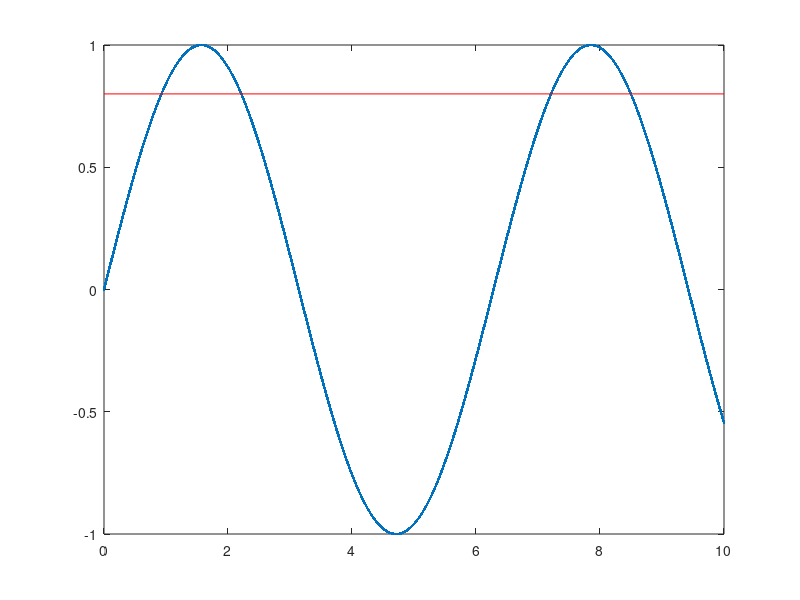

The MATLAB source for this figure:
clc , clearvars, close all

%parameters
max_x =10;
x= linspace (0,max_x,10000000);
y= sin(x);
y_check = 0.8;


%actions
plot(x,y,'.') , hold on , plot([0 max_x], [y_check y_check],'-r')
y_greater = y> y_check;

%outputs
FinalPercent = sum (y_greater) / length(y)
sum (y_greater)